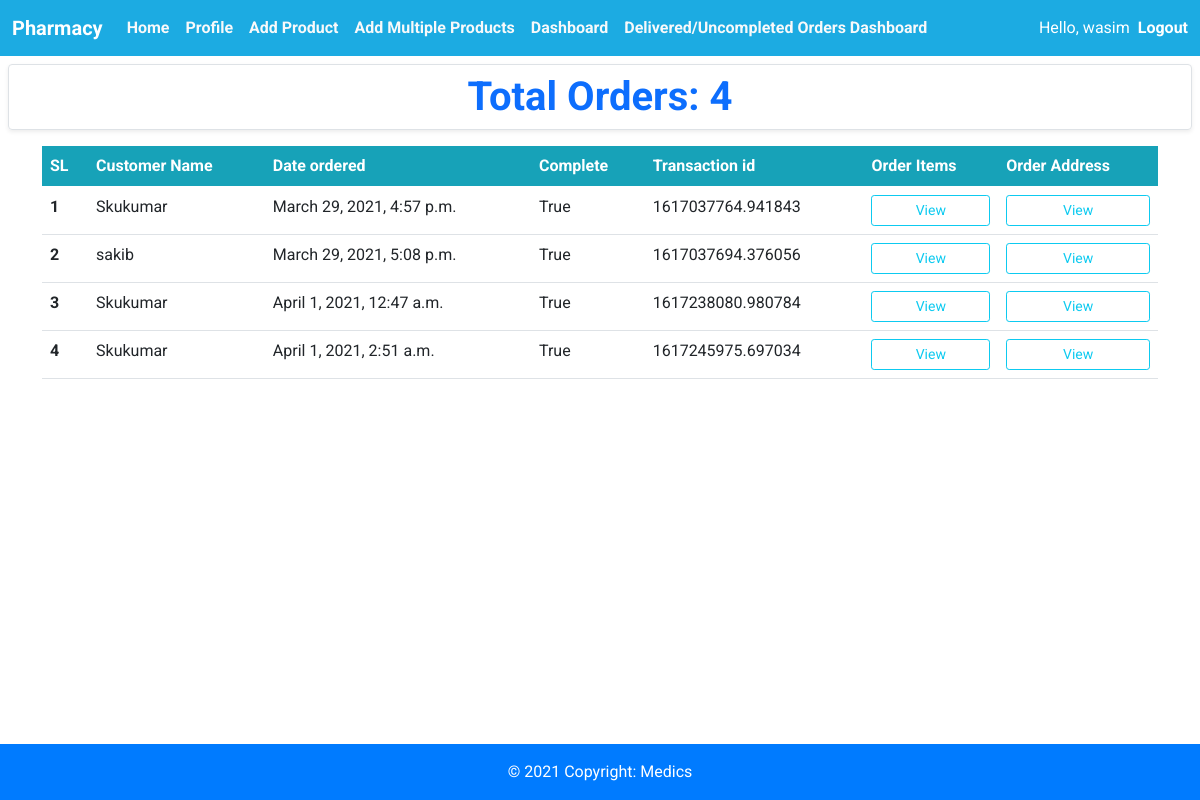
The app's page /pharmacy/delivereddashboard (signed in), older data.
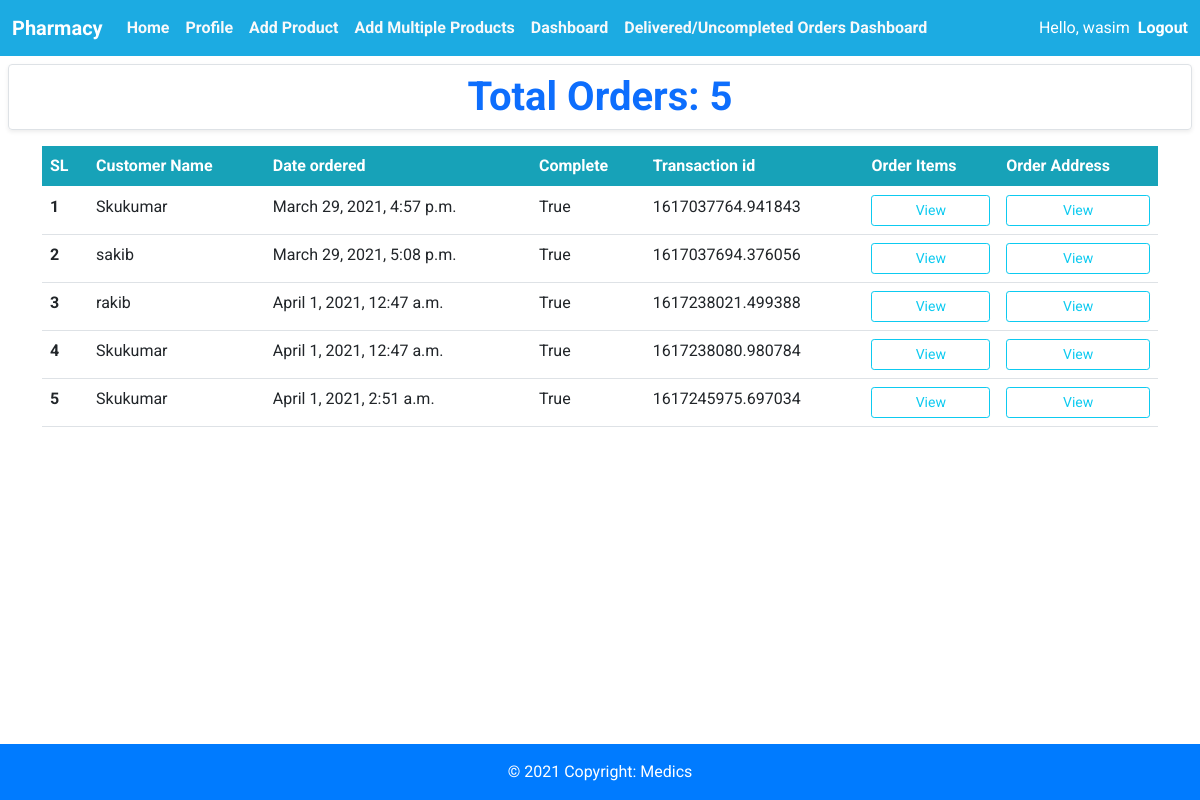
The same page, newer data.
### pharmacy/models.py (models this page shows, shortened)
class Order(models.Model):
    customer = models.ForeignKey(
        Customer, on_delete=models.SET_NULL, null=True, blank=True)
    shop = models.ForeignKey(
        Pharmacy, on_delete=models.CASCADE, null=True, blank=True, default="")
    date_ordered = models.DateTimeField(auto_now_add=True)
    complete = models.BooleanField(default=False)
    transaction_id = models.CharField(max_length=100, null=True)
    delivary_status = models.BooleanField(default=False)

class Customer(models.Model):
    user = models.OneToOneField(
        User, null=True, blank=True, on_delete=models.CASCADE)
    name = models.CharField(default='', max_length=200, null=True, blank=True)
    email = models.CharField(default='', blank=True, max_length=200, null=True)
    phone = models.CharField(default='', blank=True, max_length=200, null=True)
    profile_pic = models.ImageField(
        default="profile1.png", null=True, blank=True)
    date_created = models.DateTimeField(auto_now_add=True, null=True)
    def __str__(self):
        return self.name

### pharmacy/views.py (the view)
def pharmacyDeliveredDashboard(request):
    user = request.user
    print(user)
    pharmecy = Pharmacy.objects.get(user=user)
    print(pharmecy)
    orders = Order.objects.filter(shop=pharmecy)
    orders = orders.filter(delivary_status=True)
    total = orders.count()
    context = {'user': user, 'orders': orders, 'total': total}
    return render(request, 'pharmacy/pharmacyDeliveredDashboard.html', context)

### pharmacy/models.py (called while the page is built)
    def __str__(self):
        return self.shop_name

### pharmacy/templates/pharmacy/pharmacyDeliveredDashboard.html
{%extends 'pharmacy/pharmacyBase.html'%}
{%block content%}
<h1 class="text-center border rounded m-2 shadow-sm fw-bold py-2 text-primary ">Total Orders:
    <span>{{total}}</span>
</h1>
<div class="container mt-3 .list">
    <table class="table">
        <thead>
            <tr class="table " style=" background-color:#17A2B8; color:white;  ">
                <th scope="col">SL</th>
                <th scope="col">Customer Name</th>
                <th scope="col">Date ordered</th>
                <th scope="col">Complete</th>
                <th scope="col">Transaction id</th>
                <th scope="col">Order Items</th>
                <th scope="col">Order Address</th>
            </tr>
        </thead>
        <tbody>
            {% for order in orders %}
            <tr>
                <th scope="row">{{forloop.counter}}</th>
                <td>{{order.customer}}</td>
                <td>{{order.date_ordered}}</td>
                <td>{{order.complete}}</td>
                <td>{{order.transaction_id}}</td>
                <td><a style="width:100%;" class="btn btn-sm btn-outline-info "
                        href="{%url 'pharmacy_dashboard_order_items' order.id %}">View</a></td>
                <td><a style="width:100%;" class="btn btn-sm btn-outline-info "
                        href="{%url 'pharmacy_dashboard_order_address' order.id %}">View</a></td>
            </tr>
            {%endfor%}
        </tbody>
    </table>
</div>
{%endblock%}

Row changes from the older to the newer data that the page shows:
now on this page (row edited): Order: customer "rakib", date_ordered "April 1, 2021, 12:47 a.m.", complete "True", transaction_id "1617238021.499388"
Text that changed along with them:
{{ total }}: "4" → "5"
